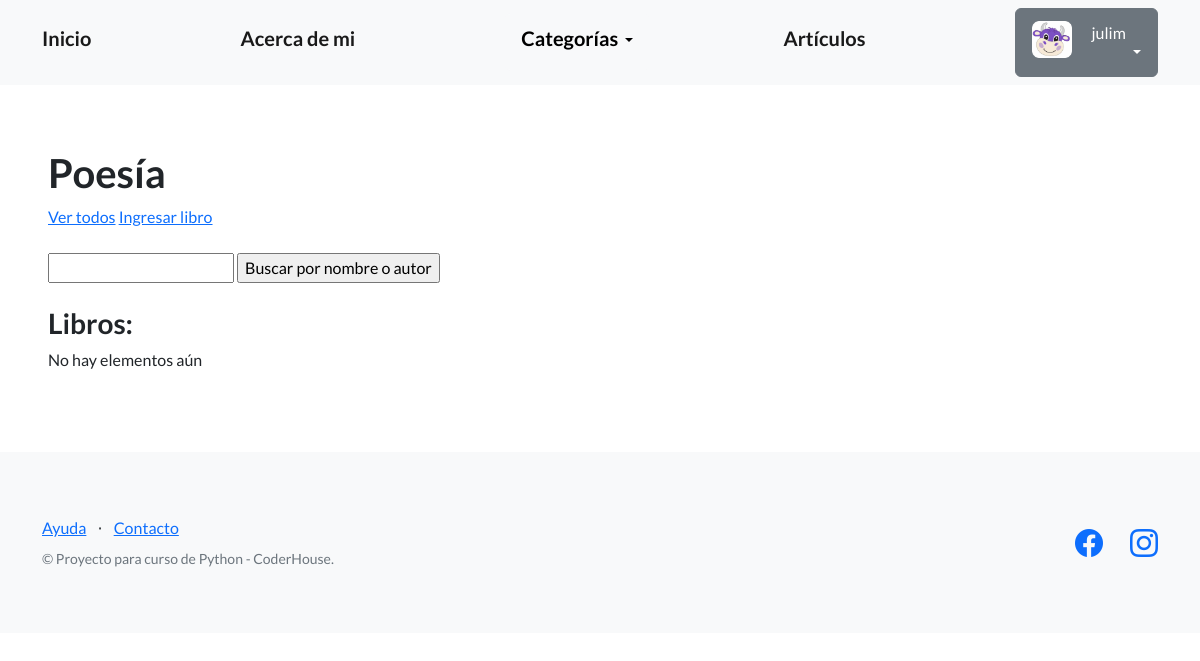
Before: /libros/poesia/ (signed in) with the older database file.
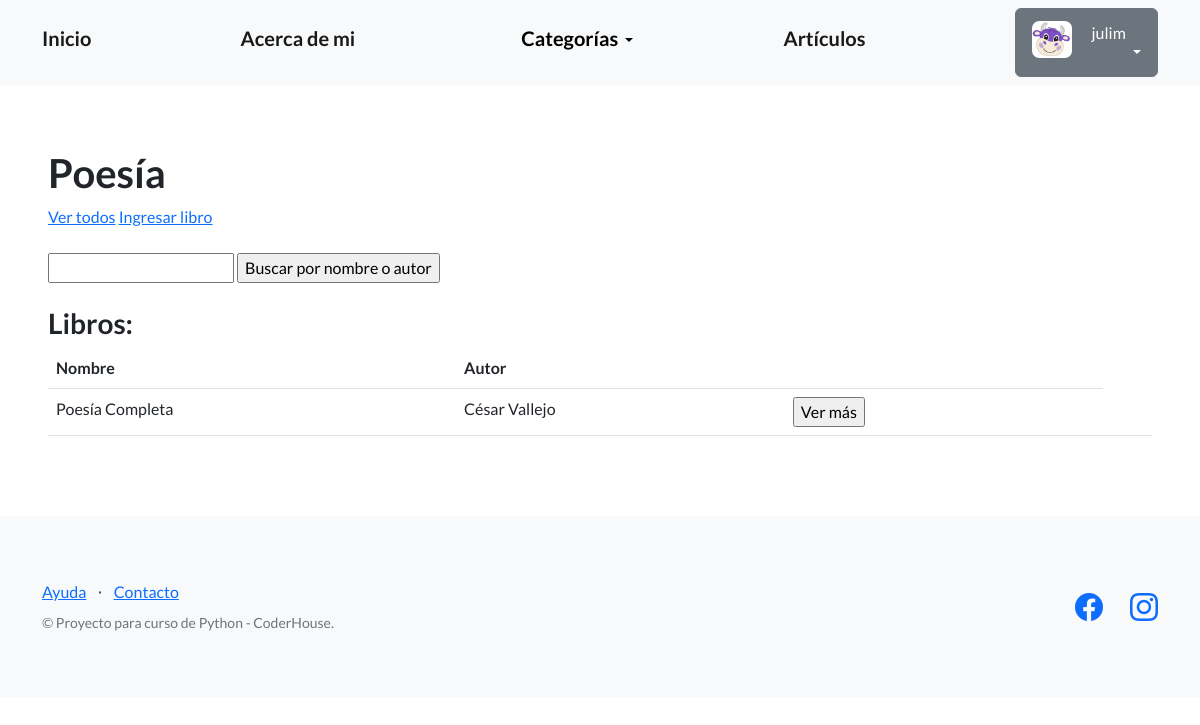
After: the same page with the newer database file.
### categorias_libros/models.py (models this page shows, shortened)
class Poesia(models.Model):
    nombre = models.CharField(max_length=256)
    autor = models.CharField(max_length=256)
    año_publicacion = models.IntegerField(blank=True, null=True)
    sinopsis = models.TextField(null=True)
    creador = models.ForeignKey(User, on_delete=models.SET_NULL, null=True)

### categorias_libros/views.py (the view)
# urls.py: path('poesia/', listar_libros_poesia, name="poesia"),
def listar_libros_poesia(request):
    contexto = {
        "libros_poesia": Poesia.objects.all()
    }
    http_response = render(
        request=request,
        template_name='categorias_libros/lista_libros_poesia.html',
        context=contexto
    )
    return http_response

### categorias_libros/templates/categorias_libros/lista_libros_poesia.html (shortened to what this page needs)
{% extends "base.html" %}
{% block contenido %}
<h1>
  Poesía
</h1>
<a href="{% url 'poesia' %}">Ver todos</a>
<a href="{% url 'ingresar_libro_poesia' %}">Ingresar libro</a>
<br><br>
<form action="{% url 'buscar_libro_poesia' %}" method="post">
  <input type="text" name = "busqueda">
  <input type="submit" value="Buscar por nombre o autor">
</form>
<br>
<h3>Libros:</h3>
{% if libros_poesia %}
<table class="table">
  <tbody>
    <tr>
      <th>Nombre</th>
      <th>Autor</th>
      <th></th>
      <th></th>
    </tr>
    {% for libro in libros_poesia %}
    <tr>
      <td>{{libro.nombre}}</td>
      <td>{{libro.autor}}</td>
      <td>
        <form action="{% url 'detalles_poesia' libro.id %}">
          <input type="submit" class "btn btn-link" value="Ver más"/>
        </form>
      </td>
      <td>
      </td>
      <td>
      </td>
    </tr>
    {% endfor %}
  </tbody>
</table>
{% else %}
<p>No hay elementos aún</p>
{% endif %}
{% endblock contenido %}

Changed rows visible on the page:
added Poesia: nombre "Poesía Completa", autor "César Vallejo"
Other visible differences:
text no longer shown: "No hay elementos aún"
text now shown: "Nombre Autor"
